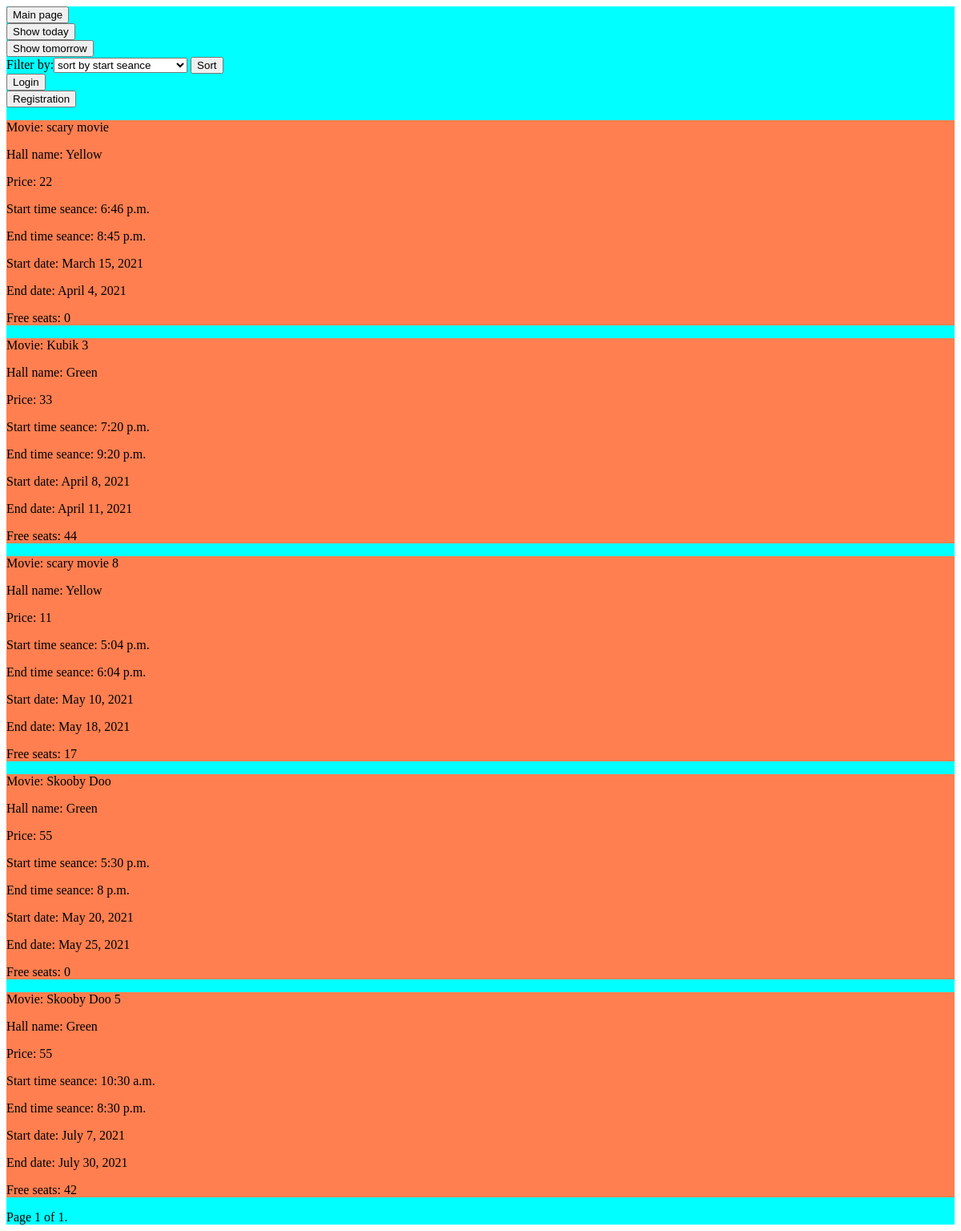
Before: / with the older database file.
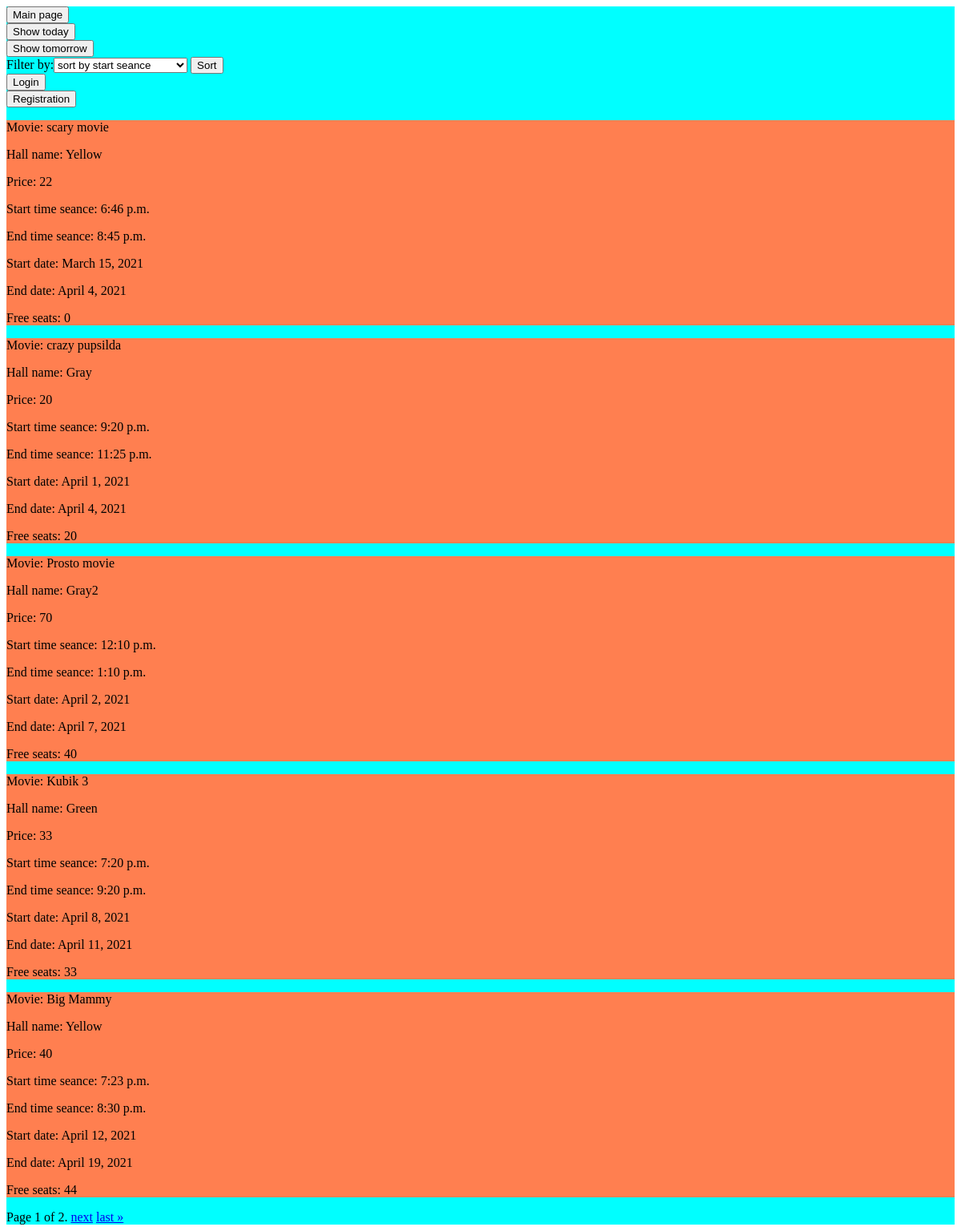
After: the same page with the newer database file.
### cinema_app/models.py (models this page shows, shortened)
class MovieSeance(models.Model):
    movie_title = models.CharField(max_length=255)
    show_hall = models.ForeignKey(CinemaHall, on_delete=models.CASCADE, related_name='movies')
    start_time_seance = models.TimeField(blank=True, null=True)
    end_time_seance = models.TimeField(blank=True, null=True)
    show_start_date = models.DateTimeField(blank=True, null=True)
    show_end_date = models.DateTimeField(blank=True, null=True)
    free_seats = models.PositiveSmallIntegerField(default=0)
    price = models.SmallIntegerField(default=0)
    is_active = models.BooleanField(default=True)
    class Meta:
        ordering = ['is_active', 'show_start_date', 'start_time_seance']

class CinemaHall(models.Model):
    hall_name = models.CharField(max_length=255)
    hall_size = models.PositiveIntegerField(default=0)
    def __str__(self):
        return f'Hall name: {self.hall_name}'

### cinema_app/views.py (the view)
# urls.py: path('', MovieSeanceListView.as_view(), name='main_page'),
class MovieSeanceListView(ListView):
    model = MovieSeance
    template_name = 'main.html'
    extra_context = {'buying_form': BuyingForm, }
    paginate_by = 5
    def get_queryset(self):
        dtn = timezone.now()
        td = timedelta(days=1)
        if self.request.GET.get('show_date') == 'show_today':
            return super().get_queryset().filter(show_start_date__lte=dtn, show_end_date__gt=dtn)
        elif self.request.GET.get('show_date') == 'show_tomorrow':
            return super().get_queryset().filter(show_start_date__lte=dtn + td, show_end_date__gt=dtn + td)
        return super().get_queryset().filter(show_end_date__gt=dtn)
    def get_ordering(self):
        filter_by = self.request.GET.get('filter_by')
        if filter_by == 'start':
            self.ordering = ['start_time_seance']
        elif filter_by == 'price_as':
            self.ordering = ['price']
        elif filter_by == 'price_des':
            self.ordering = ['-price']
        return self.ordering
    def get_context_data(self, **kwargs):
        context = super().get_context_data(**kwargs)
        context['sort'] = ChoiceFilterForm
        return context

### templates/main.html (shortened to what this page needs)
{% extends 'base.html' %}
{% block content %}
    <form method="get" action="{% url 'main_page' %}">
        <input type="submit" value="Show today">
    </form>
    <form method="get" action="{% url 'main_page' %}">
        <input type="submit" formtarget="_blank" value="Show tomorrow">
    </form>
    <form method="get" action="{% url 'main_page' %}">
        {{ sort }}
        <input type="submit" value="Sort">
    </form>
        {% if request.user.is_anonymous %}
            <form method="get" action="{% url 'login' %}">
                <input type="submit" value="Login">
            </form>
            <form method="get" action="{% url 'registration' %}">
                <input type="submit" value="Registration">
            </form>
            {% for movie in object_list %}
                <div style="background-color: coral">
                        <P>Movie: {{ movie.movie_title }}
                        <p>{{ movie.show_hall }}</p>
                        <p>Price: {{ movie.price }}</p>
                        <p>Start time seance: {{ movie.start_time_seance }}</p>
                        <p>End time seance: {{ movie.end_time_seance }}</p>
                        <p>Start date: {{ movie.show_start_date.date }}</p>
                        <p>End date: {{ movie.show_end_date.date }}</p>
                        <p>Free seats: {{ movie.free_seats }}</p>
                </div>
            {% endfor %}
        {% endif %}
    <div class="pagination">
    <span class="step-links">
        <span class="current">
            Page {{ page_obj.number }} of {{ page_obj.paginator.num_pages }}.
        </span>
        {% if page_obj.has_next %}
            <a href="?page={{ page_obj.next_page_number }}">next</a>
            <a href="?page={{ page_obj.paginator.num_pages }}">last &raquo;</a>
        {% endif %}
    </span>
</div>
{% endblock %}

Changed rows visible on the page:
no longer on this page (row edited): MovieSeance: movie_title "scary movie 8", show_hall "Hall name: Yellow", price "11", start_time_seance "5:04 p.m.", end_time_seance "6:04 p.m.", show_start_date "May 10, 2021", show_end_date "May 18, 2021", free_seats "17"
no longer on this page (row unchanged): MovieSeance: movie_title "Skooby Doo", show_hall "Hall name: Green", price "55", start_time_seance "5:30 p.m.", end_time_seance "8 p.m.", show_start_date "May 20, 2021", show_end_date "May 25, 2021", free_seats "0"
no longer on this page (row edited): MovieSeance: movie_title "Skooby Doo 5", show_hall "Hall name: Green", price "55", start_time_seance "10:30 a.m.", end_time_seance "8:30 p.m.", show_start_date "July 7, 2021", show_end_date "July 30, 2021", free_seats "42"
added MovieSeance: movie_title "crazy pupsilda", show_hall "Hall name: Gray", price "20", start_time_seance "9:20 p.m.", end_time_seance "11:25 p.m.", show_start_date "April 1, 2021", show_end_date "April 4, 2021", free_seats "20"
added MovieSeance: movie_title "Prosto movie", show_hall "Hall name: Gray2", price "70", start_time_seance "12:10 p.m.", end_time_seance "1:10 p.m.", show_start_date "April 2, 2021", show_end_date "April 7, 2021", free_seats "40"
changed MovieSeance "Kubik 3": free_seats "44" → "33"
added MovieSeance: movie_title "Big Mammy", show_hall "Hall name: Yellow", price "40", start_time_seance "7:23 p.m.", end_time_seance "8:30 p.m.", show_start_date "April 12, 2021", show_end_date "April 19, 2021", free_seats "44"
Other visible differences:
{{ page_obj.paginator.num_pages }}: "1" → "2"
text now shown: "next last »"
